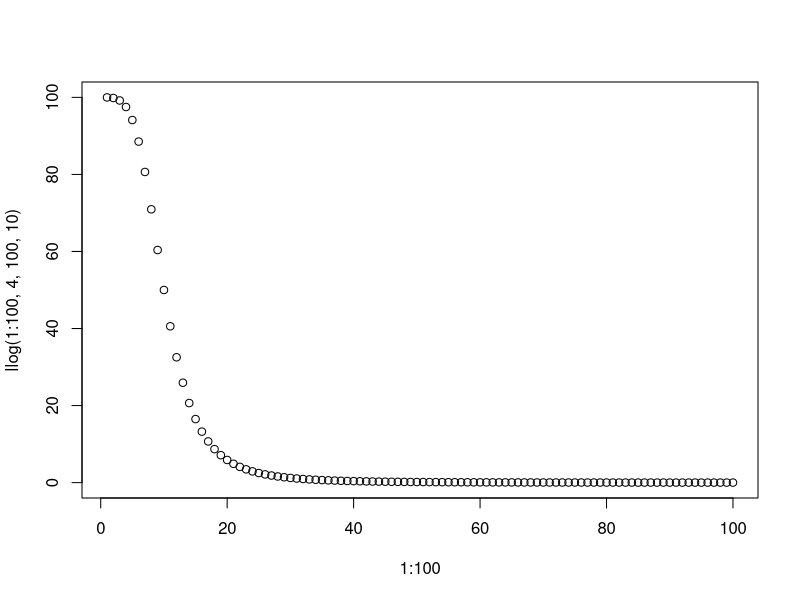

Write the R code that produced this figure.


llog <- function(x,b,d,e){
    d/(1+exp(b*(log(x)-log(e))))
}

plot(1:100, llog(1:100, 4,100, 10))


# "Bad" samples: Geldanamycin_k, saha_g
